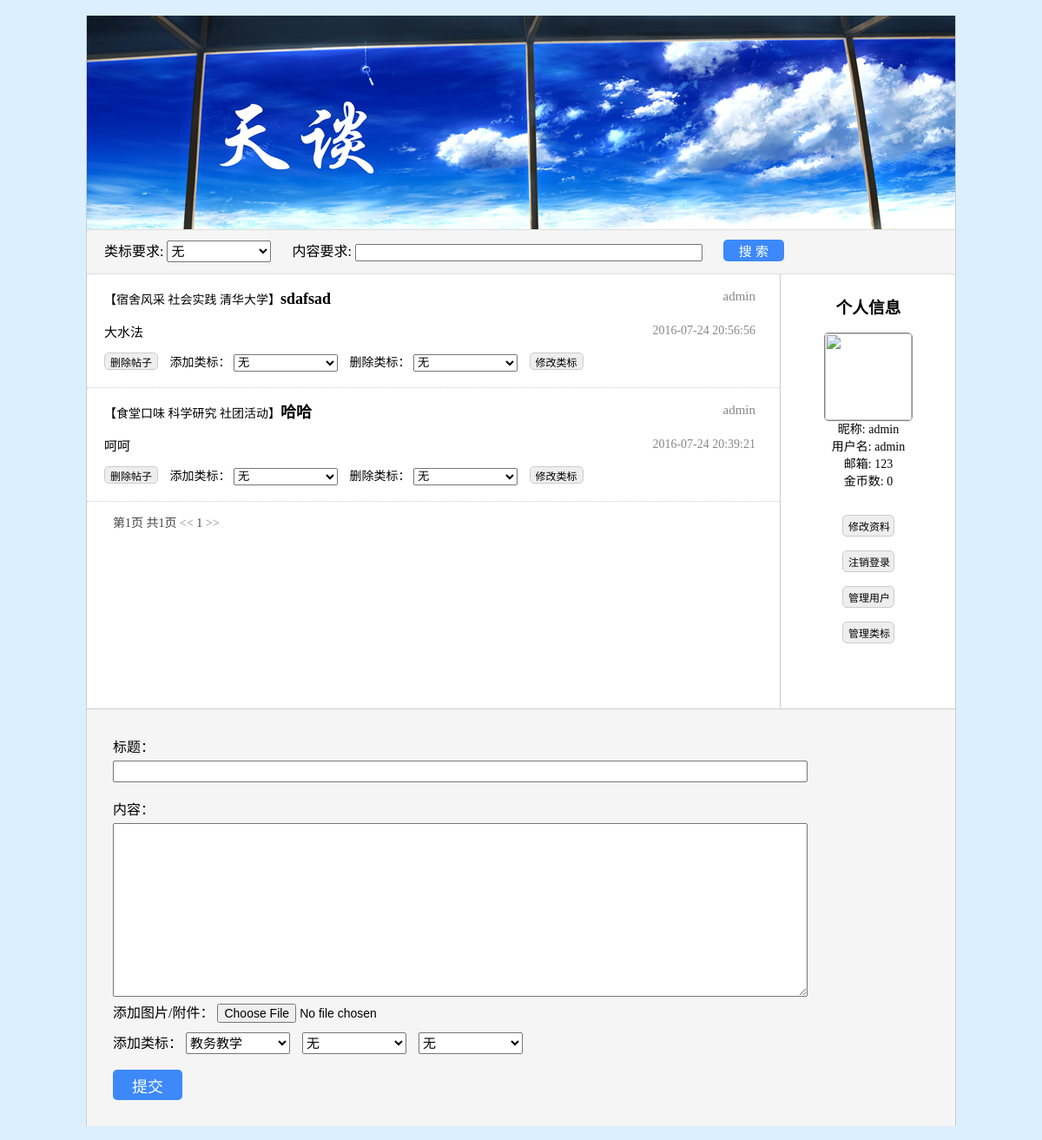
The page /postbar/homepage/ (signed in) on the database as committed earlier.
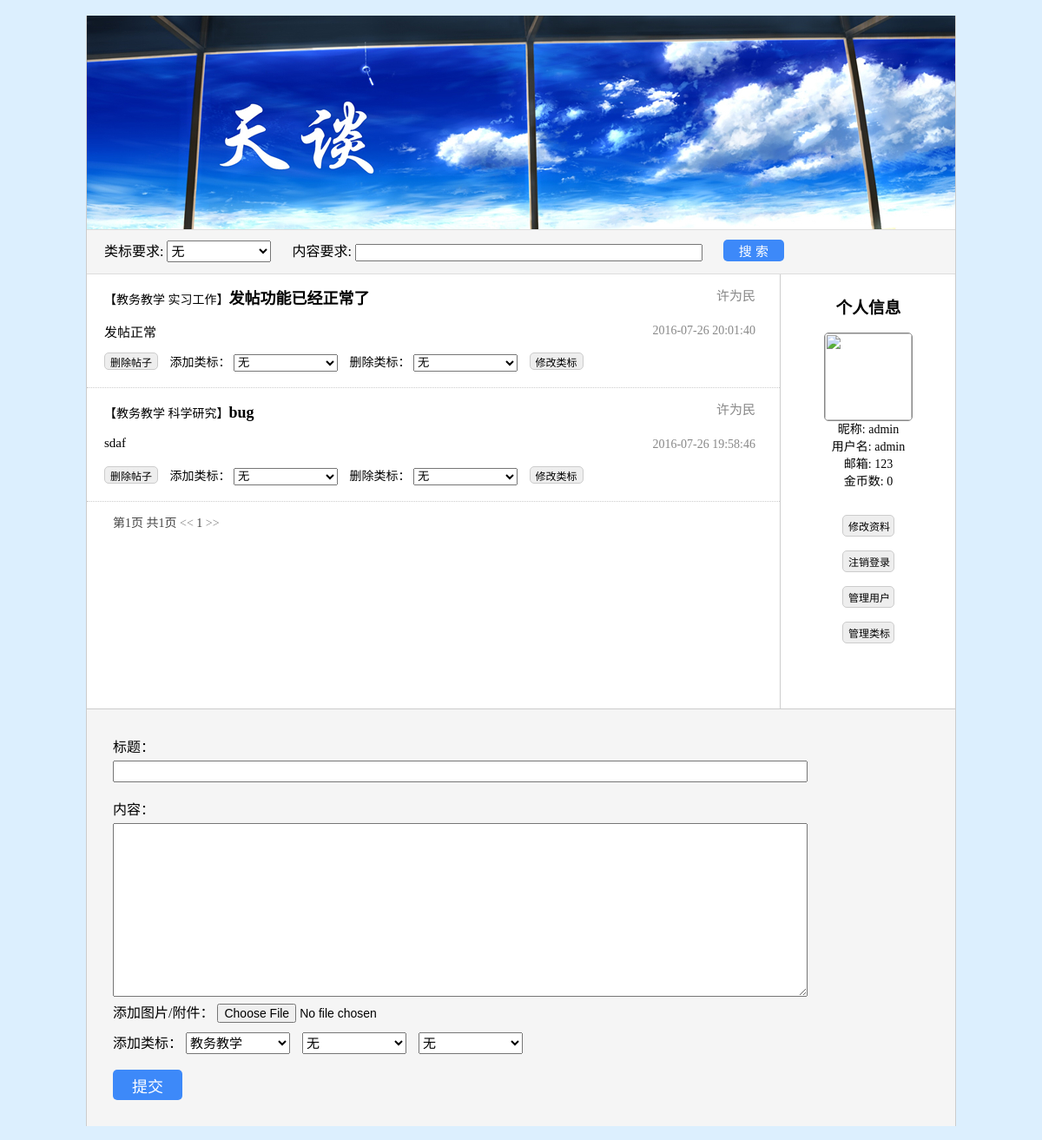
The same page on the database as committed later.
### postbar/models.py (models this page shows, shortened)
class TKuser(models.Model):
	user        = models.OneToOneField(User, on_delete = models.CASCADE)
	nickname    = models.CharField(max_length = 100)
	img         = models.ImageField(upload_to = user_directory_path)
	pwdQuestion = models.CharField(max_length = 100)
	pwdAnswer   = models.CharField(max_length = 100)
	numPost     = models.IntegerField(default = 0)
	numScore    = models.IntegerField(default = 0)
	numCoin     = models.IntegerField(default = 0)
	usrStatus   = models.SmallIntegerField(default = 0)
	usrType     = models.SmallIntegerField(default = 0)
	def getImgUrl(self):
		if self.img:
			return self.img.url
		else:
			return '/static/images/mengbi.jpg'

class TKpost(models.Model):
	title       = models.CharField(max_length = 100)
	content     = models.CharField(max_length = 1000)
	img         = models.ImageField(upload_to = 'upload')
	attachment  = models.FileField()
	user        = models.ForeignKey(User, on_delete = models.CASCADE)
	time        = models.DateTimeField(default = timezone.now)
	classTag    = models.CharField(max_length = 100)
	keyword     = models.CharField(max_length = 100)
	numClick    = models.IntegerField(default = 0)
	numResp     = models.IntegerField(default = 0)
	score       = models.IntegerField(default = 0)
	coin        = models.IntegerField(default = 0)

### postbar/views.py (the view, shortened to what this page needs)
@csrf_exempt
def homepage(request):
	if request.user.is_authenticated():
		postDic = [{'post': p,
					'tag1': p.classTag.split()[0],
					'tag2': p.classTag.split()[1] if len(p.classTag.split()) > 1 else '无',
					'tag3': p.classTag.split()[2] if len(p.classTag.split()) > 2 else '无'
				} for p in TKhomepage.searchPostByTime()
			]
		dic = {
			'user': request.user,
			'img' : request.user.tkuser.getImgUrl(),
			'posts': postDic,
			'tags': TKclassTag.objects.all(),
		}
		return render(request, 'postbar/homepage.html', dic)
	else:
		return HttpResponse("您未登陆，无法访问该网页！")

### postbar/models.py (called while the page is built)
	def searchPostByTime():
		return TKpost.objects.all().order_by('-time')

### postbar/templates/postbar/homepage.html (shortened to what this page needs)
﻿<!doctype html>
<html lang="zh-CN">
<head>
	<link rel="stylesheet" href="/static/css/base.css">
</head>
<body>
<div id="container">
	<div id="homepage_header" style="background-image:url(/static/images/hp_header.jpg)"></div>
	<div id="menu_block">
		类标要求:
		<select class="menu_block_label" name="search_label">
			<option value="无">无</option>
		</select>
		内容要求:
		<input id="menu_block_content" type="text" name="search_content"/>
		<input id="menu_block_search" type="button" value="搜 索"/>
	</div>
	<div id="user_info">
		<h3>个人信息</h3>
		<img class="user_info_img" src="{{ img }}"></br>
		<span class="user_info_name">昵称: {{ user.tkuser.nickname }}</span></br>
		<span class="user_info_name">用户名: {{ user.username }}</span></br>
		<span class="user_info_name">邮箱: {{ user.email }}</span></br>
		<span class="user_info_name">金币数: {{ user.tkuser.numCoin }}</span></br></br>
		<input class="user_info_btn" type="button" value="修改资料" onclick="window.location.href='{% url 'account' %}'"/></br>
		<input class="user_info_btn" type="button" value="注销登录" onclick="logout()"/></br>
		{% if user.tkuser.usrType != 0 %}
			<input class="user_info_btn" type="button" value="管理用户" onclick="window.location.href='{% url 'useradmin' %}'"/></br>
			<input class="user_info_btn" type="button" value="管理类标" onclick="window.location.href='{% url 'tagadmin' %}'"/></br>
		{% endif %}
	</div>
	<div id="post_list">
		{% for p in posts %}
		{% if p.post.user.tkuser.usrStatus != 2 %}
		<div class="post_item">
			<div class="post_item_wrap1">
				<p class="post_item_title"><a href="{% url 'post' p.post.id %}" target="_blank">
					<span class="post_item_label">【{{ p.post.classTag }}】</span>{{ p.post.title }}
				</a></p>
				<p class="post_item_author">{{ p.post.user.tkuser.nickname }}</p>
			</div>
			<div class="post_item_wrap2">
				<div class="post_item_brief"><p>{{ p.post.content }}</p></div>
				<div class="post_item_date">{{ p.post.time|date:"Y-m-d H:i:s" }}</div>
			</div>
			{% if user.tkuser.usrType != 0 %}
			<div class="post_item_wrap3">
				<input class="post_item_btn opPost" id="delPost{{ forloop.counter }}" type="button" value="删除帖子"/>
				添加类标：
				<select class="post_item_ctrl" id="addTag{{ forloop.counter }}">
					<option value="无">无</option>
				</select>
				删除类标：
				<select class="post_item_ctrl" id="delTag{{ forloop.counter }}">
					<option value="无">无</option>
				</select>
				<button class="post_item_btn opTag" type="button" id="op{{ forloop.counter }}">修改类标</button>
			</div>
			{% endif %}
		</div>
		{% endif %}
		{% endfor %}
		<div id="pagenum">
			第1页 共1页  <a href=""><<</a> 1 <a href="">>></a>
		</div>
	</div>
	<form id="new_post" method="post" action="" >
		标题：</br><input id="new_post_title" type="text" name="title" onsubmit="checkPost()" />
		内容：</br><textarea id="new_post_content" name="content"></textarea></br>
		添加图片/附件：
		<input id="new_post_file" type="file" name="headimg"/></br>
		<div id="new_post_labels">
			添加类标：
			<select class="new_post_label" name="tag1">
			{% for tag in tags %}
				<option value="{{ tag.classTagName }}">{{ tag.classTagName }}</option>
			{% endfor %}
			</select>
			<select class="new_post_label" name="tag2">
				<option value="无" selected="selected">无</option>
			</select>
			<select class="new_post_label" name="tag3">
				<option value="无" selected="selected">无</option>
			</select>
		</div></br>
		{% if user.tkuser.usrStatus > 0 %}
			<p>您处于禁言或屏蔽状态，无法发帖！</p>
		{% else %}
			<input type="button" value="提交" id="new_post_submit" onclick="checkPost()" />
		{% endif %}
	</form>
</body>
</body>
</html>

### freetalk/static/css/base.css (style rules this page uses)
body { margin:0px; background:#DCEFFE; font-family:"Microsoft YaHei"; font-size:16px; #text-overflow:ellipsis; #white-space:nowrap; }
p { overflow:hidden; white-space:nowrap; text-overflow:ellipsis; }
a:link { color:#000000; text-decoration:none; }
#container { width:1000px; margin:0px auto; background:#ffffff; border-style:none solid none solid; border-width:1px; border-color:#cccccc; }
#homepage_header { height:246px; border-bottom-style:solid; border-width:1px; border-color:#dddddd; }
#menu_block { background:#f5f5f5; height:40px; padding:5px 20px; line-height:40px; border-bottom-style:solid; border-width:1px; border-color:#dddddd; }
.menu_block_label { width:120px; height:25px; margin-right:20px; font-size:15px; }
#menu_block_content { height:20px; width:400px; margin-top:5px; font-size:15px; font-family:"Microsoft YaHei"; }
#menu_block_search { width:70px; height:25px; margin-left:20px; color:#ffffff; font-size:15px; background:#3D89F9; border-style:solid; border-width:0px; border-radius:5px; cursor:pointer; }
#user_info { width:200px; padding:10px 0px; float:right; text-align:center; line-height:20px; }
.user_info_img { width:100px; height:100px; border-style:solid; border-width:1px; border-color:#888888; border-radius:5px; }
.user_info_name { font-size:14px; }
.user_info_btn { width:60px; height:25px; margin:8px 0px; font-size:12px; background:#eeeeee; border-style:solid; border-width:1px; border-color:#cccccc; border-radius:5px; cursor:pointer; }
#post_list { width:798px; min-height:500px; float:left; border-style:none solid none none; border-width:1px; border-color:#cccccc; }
.post_item { #height:80px; padding:0px 0px 0px 20px; border-bottom-style:dotted; border-width:1px; border-color:#cccccc; }
.post_item_wrap1 { width:750px; height:40px; overflow:hidden; white-space:nowrap; text-overflow:ellipsis; line-height:20px; }
.post_item_title { width:600px; font-size:18px; font-weight:bold; float:left; }
.post_item_label { font-size:14px; font-weight:normal; }
.post_item_author { width:100px; float:right; color:#888888; font-size:15px; text-align:right; }
.post_item_wrap2 { width:750px; height:50px; }
.post_item_brief { width:570px; height:50px; float:left; font-size:15px; }
.post_item_date { color:#888888; width:160px; height:50px; line-height:50px; float:right; font-size:14px; text-align:right; }
.post_item_wrap3 { width:750px; height:40px; font-size:14px; }
.post_item_btn { height:20px; margin-right:10px; font-size:12px; background:#eeeeee; border-style:solid; border-width:1px; border-color:#cccccc; border-radius:5px; cursor:pointer; }
.post_item_ctrl { width:120px; height:20px; margin-right:10px; }
#pagenum { padding:10px 30px; height:30px; color:#444444; font-size:14px; line-height:30px; }
#new_post { width:940px; background:#f5f5f5; padding:30px; #margin:20px 0px; border-top-style:solid; border-width:1px; border-color:#cccccc; }
#new_post_title { height:25px; width:800px; margin-top:5px; font-size:16px; font-family:"Microsoft YaHei"; }
#new_post_content { width:800px; height:200px; margin:5px 0px; font-size:16px; font-family:"Microsoft YaHei"; }
#new_post_file { font-size:14px; }
#new_post_labels { margin-top:10px; }
.new_post_label { width:120px; height:25px; margin-right:10px; font-size:15px; }
#new_post_submit { width:80px; height:35px; color:#ffffff; font-size:18px; background:#3D89F9; border-style:solid; border-width:0px; border-radius:5px; cursor:pointer; }

Rows that differ between the two databases and show on the page:
removed TKpost: post.classTag "宿舍风采 社会实践 清华大学", post "sdafsad", post.user.tkuser.nickname "admin", post.content "大水法", post.time "2016-07-24 20:56:56"
removed TKpost: post.classTag "食堂口味 科学研究 社团活动", post "哈哈", post.user.tkuser.nickname "admin", post.content "呵呵", post.time "2016-07-24 20:39:21"
added TKpost: post.classTag "教务教学 实习工作", post "发帖功能已经正常了", post.user.tkuser.nickname "许为民", post.content "发帖正常", post.time "2016-07-26 20:01:40"
added TKpost: post.classTag "教务教学 科学研究", post "bug", post.user.tkuser.nickname "许为民", post.content "sdaf", post.time "2016-07-26 19:58:46"
